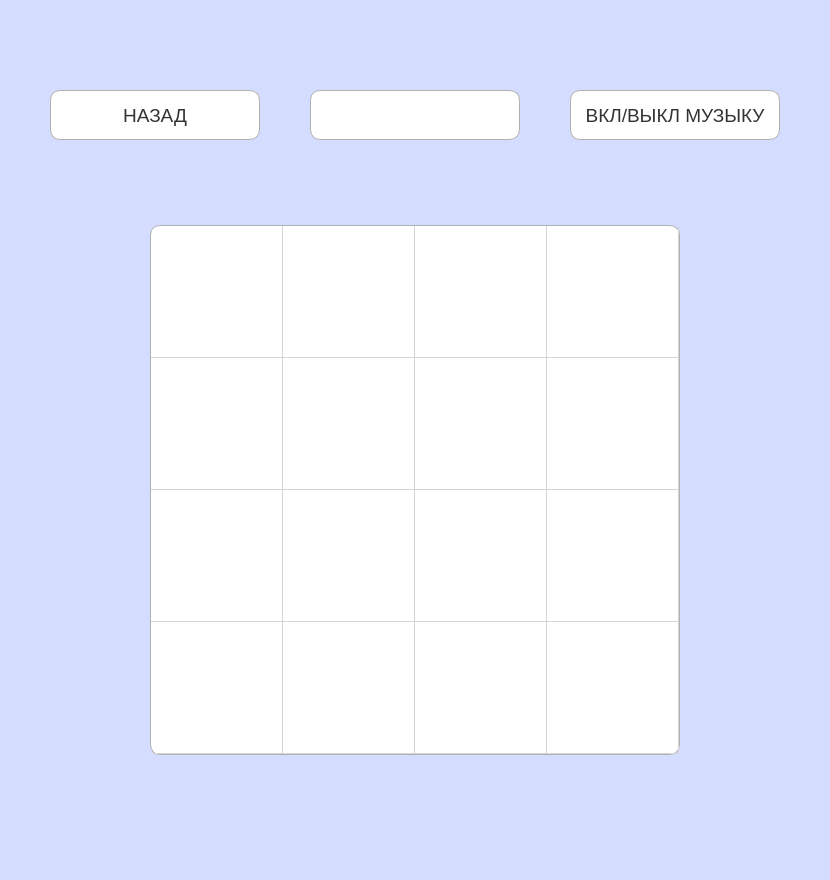
<?xml version="1.0" encoding="UTF-8"?>
<ui version="4.0">
 <class>secwindow4x4</class>
 <widget class="QMainWindow" name="secwindow4x4">
  <property name="geometry">
   <rect>
    <x>0</x>
    <y>0</y>
    <width>830</width>
    <height>880</height>
   </rect>
  </property>
  <property name="minimumSize">
   <size>
    <width>830</width>
    <height>880</height>
   </size>
  </property>
  <property name="maximumSize">
   <size>
    <width>830</width>
    <height>880</height>
   </size>
  </property>
  <property name="baseSize">
   <size>
    <width>2</width>
    <height>0</height>
   </size>
  </property>
  <property name="cursor">
   <cursorShape>ArrowCursor</cursorShape>
  </property>
  <property name="mouseTracking">
   <bool>false</bool>
  </property>
  <property name="windowTitle">
   <string>Филворды</string>
  </property>
  <property name="accessibleName">
   <string/>
  </property>
  <property name="styleSheet">
   <string notr="true"/>
  </property>
  <widget class="QWidget" name="centralwidget">
   <property name="sizePolicy">
    <sizepolicy hsizetype="Ignored" vsizetype="Expanding">
     <horstretch>0</horstretch>
     <verstretch>0</verstretch>
    </sizepolicy>
   </property>
   <property name="minimumSize">
    <size>
     <width>0</width>
     <height>0</height>
    </size>
   </property>
   <property name="maximumSize">
    <size>
     <width>16777215</width>
     <height>16777215</height>
    </size>
   </property>
   <property name="sizeIncrement">
    <size>
     <width>0</width>
     <height>0</height>
    </size>
   </property>
   <property name="font">
    <font>
     <family>Tahoma</family>
     <pointsize>14</pointsize>
     <weight>50</weight>
     <bold>false</bold>
    </font>
   </property>
   <property name="cursor">
    <cursorShape>ArrowCursor</cursorShape>
   </property>
   <property name="layoutDirection">
    <enum>Qt::LeftToRight</enum>
   </property>
   <property name="styleSheet">
    <string notr="true">QWidget{
color: #333;
background-color: rgb(212, 220, 255)
}

QPushButton{
background-color: white;
border-radius: 10px;
border: 1px solid #b1b1b1;
}

QLineEdit{
background-color: white;
border-radius: 10px;
border: 1px solid #b1b1b1;
}

QPushButton:hover{
background-color: rgb(208, 208, 208); 
}

QPushButton:pressed{
background-color: #888;
}

QLabel{
background-color: white;
border-radius: 10px;
border: 1px solid #b1b1b1
}

QTableView{
background-color: white;
border-radius: 10px;
border: 1px solid #b1b1b1;
}</string>
   </property>
   <layout class="QGridLayout" name="gridLayout_2" rowstretch="0,0" columnstretch="0,0,0">
    <property name="sizeConstraint">
     <enum>QLayout::SetDefaultConstraint</enum>
    </property>
    <property name="leftMargin">
     <number>50</number>
    </property>
    <property name="topMargin">
     <number>90</number>
    </property>
    <property name="rightMargin">
     <number>50</number>
    </property>
    <property name="bottomMargin">
     <number>687</number>
    </property>
    <property name="horizontalSpacing">
     <number>50</number>
    </property>
    <property name="verticalSpacing">
     <number>150</number>
    </property>
    <item row="0" column="0">
     <widget class="QPushButton" name="back">
      <property name="sizePolicy">
       <sizepolicy hsizetype="Expanding" vsizetype="Expanding">
        <horstretch>0</horstretch>
        <verstretch>0</verstretch>
       </sizepolicy>
      </property>
      <property name="minimumSize">
       <size>
        <width>50</width>
        <height>50</height>
       </size>
      </property>
      <property name="maximumSize">
       <size>
        <width>16777215</width>
        <height>14</height>
       </size>
      </property>
      <property name="font">
       <font>
        <pointsize>14</pointsize>
        <weight>50</weight>
        <bold>false</bold>
       </font>
      </property>
      <property name="text">
       <string>НАЗАД</string>
      </property>
     </widget>
    </item>
    <item row="0" column="2">
     <widget class="QPushButton" name="music">
      <property name="sizePolicy">
       <sizepolicy hsizetype="Expanding" vsizetype="Expanding">
        <horstretch>0</horstretch>
        <verstretch>0</verstretch>
       </sizepolicy>
      </property>
      <property name="minimumSize">
       <size>
        <width>50</width>
        <height>50</height>
       </size>
      </property>
      <property name="maximumSize">
       <size>
        <width>16777215</width>
        <height>14</height>
       </size>
      </property>
      <property name="baseSize">
       <size>
        <width>0</width>
        <height>1</height>
       </size>
      </property>
      <property name="font">
       <font>
        <pointsize>14</pointsize>
       </font>
      </property>
      <property name="text">
       <string>ВКЛ/ВЫКЛ МУЗЫКУ</string>
      </property>
      <property name="iconSize">
       <size>
        <width>16</width>
        <height>16</height>
       </size>
      </property>
     </widget>
    </item>
    <item row="0" column="1">
     <widget class="QLabel" name="countlevel">
      <property name="sizePolicy">
       <sizepolicy hsizetype="Expanding" vsizetype="Expanding">
        <horstretch>0</horstretch>
        <verstretch>0</verstretch>
       </sizepolicy>
      </property>
      <property name="minimumSize">
       <size>
        <width>50</width>
        <height>50</height>
       </size>
      </property>
      <property name="maximumSize">
       <size>
        <width>16777215</width>
        <height>14</height>
       </size>
      </property>
      <property name="tabletTracking">
       <bool>true</bool>
      </property>
      <property name="contextMenuPolicy">
       <enum>Qt::PreventContextMenu</enum>
      </property>
      <property name="layoutDirection">
       <enum>Qt::LeftToRight</enum>
      </property>
      <property name="autoFillBackground">
       <bool>false</bool>
      </property>
      <property name="text">
       <string/>
      </property>
      <property name="alignment">
       <set>Qt::AlignCenter</set>
      </property>
     </widget>
    </item>
    <item row="1" column="0" colspan="3" alignment="Qt::AlignHCenter|Qt::AlignVCenter">
     <widget class="QTableWidget" name="tableWidget">
      <property name="enabled">
       <bool>true</bool>
      </property>
      <property name="sizePolicy">
       <sizepolicy hsizetype="Expanding" vsizetype="Expanding">
        <horstretch>0</horstretch>
        <verstretch>0</verstretch>
       </sizepolicy>
      </property>
      <property name="minimumSize">
       <size>
        <width>530</width>
        <height>530</height>
       </size>
      </property>
      <property name="maximumSize">
       <size>
        <width>450</width>
        <height>450</height>
       </size>
      </property>
      <property name="font">
       <font>
        <pointsize>24</pointsize>
       </font>
      </property>
      <property name="layoutDirection">
       <enum>Qt::LeftToRight</enum>
      </property>
      <property name="autoScroll">
       <bool>true</bool>
      </property>
      <property name="rowCount">
       <number>4</number>
      </property>
      <property name="columnCount">
       <number>4</number>
      </property>
      <attribute name="horizontalHeaderVisible">
       <bool>false</bool>
      </attribute>
      <attribute name="horizontalHeaderDefaultSectionSize">
       <number>132</number>
      </attribute>
      <attribute name="horizontalHeaderHighlightSections">
       <bool>false</bool>
      </attribute>
      <attribute name="horizontalHeaderMinimumSectionSize">
       <number>0</number>
      </attribute>
      <attribute name="horizontalHeaderShowSortIndicator" stdset="0">
       <bool>false</bool>
      </attribute>
      <attribute name="horizontalHeaderStretchLastSection">
       <bool>true</bool>
      </attribute>
      <attribute name="verticalHeaderVisible">
       <bool>false</bool>
      </attribute>
      <attribute name="verticalHeaderCascadingSectionResizes">
       <bool>false</bool>
      </attribute>
      <attribute name="verticalHeaderDefaultSectionSize">
       <number>132</number>
      </attribute>
      <attribute name="verticalHeaderHighlightSections">
       <bool>false</bool>
      </attribute>
      <attribute name="verticalHeaderMinimumSectionSize">
       <number>0</number>
      </attribute>
      <attribute name="verticalHeaderStretchLastSection">
       <bool>true</bool>
      </attribute>
      <row/>
      <row/>
      <row/>
      <row/>
      <column/>
      <column/>
      <column/>
      <column/>
      <item row="1" column="0">
       <property name="text">
        <string/>
       </property>
      </item>
     </widget>
    </item>
   </layout>
  </widget>
 </widget>
 <resources/>
 <connections/>
</ui>
